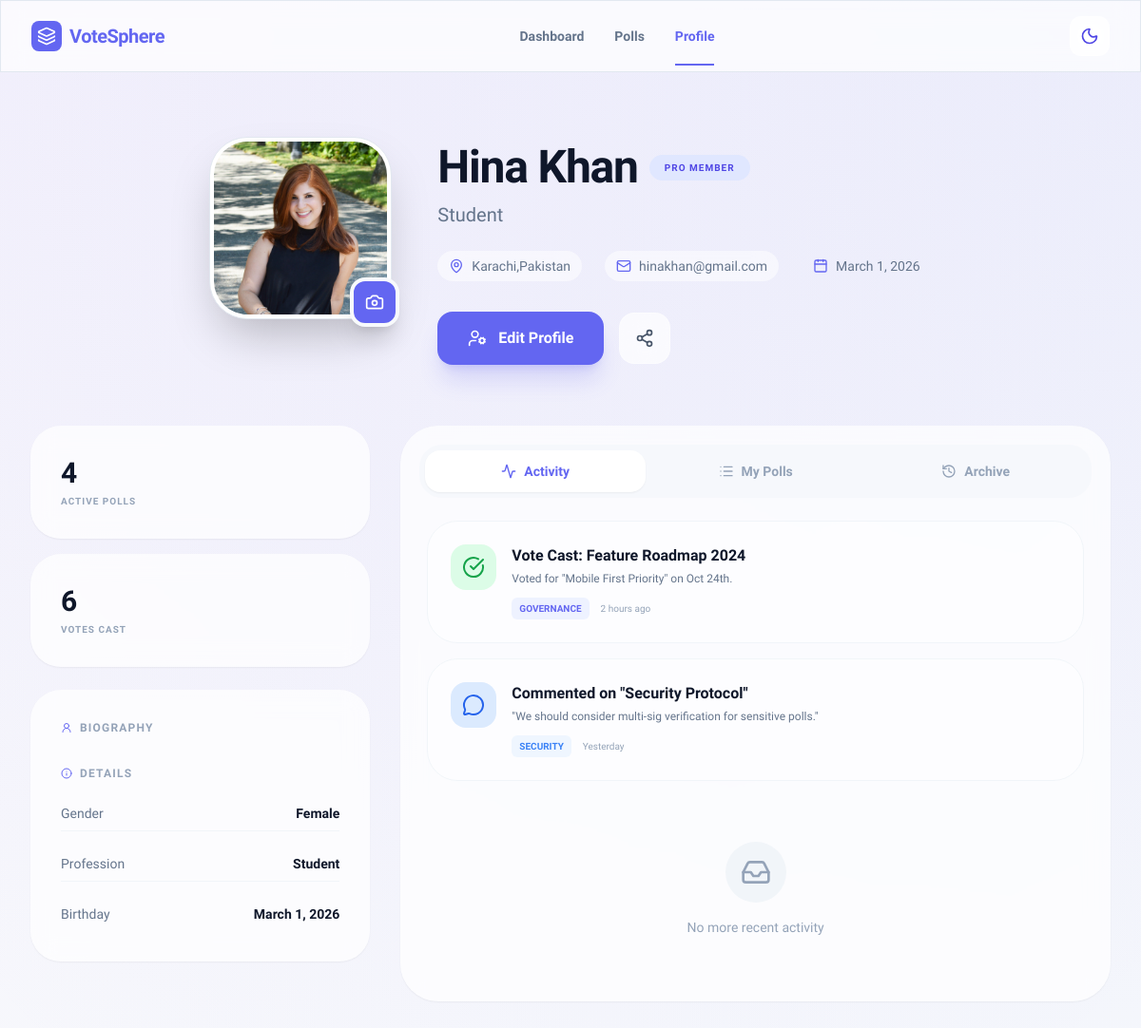
The app's page /user/profile (signed in) with its own data.
### users/models.py (models this page shows, shortened)
class UserProfile(models.Model):
    user_id = models.OneToOneField(User,on_delete=models.CASCADE,primary_key=True,related_name='profile')
    profile_picture = models.ImageField(
        upload_to='images/profile_pictures/%Y/%m/%d/',
        validators=[FileExtensionValidator(
            allowed_extensions=['jpg','jpeg','png','webp', 'gif'],
            message="Only this image formates are allowed: jpg, jpeg, gif, png, webp.")],
          blank=True, null=True
        )
    bio = models.TextField(blank=True, max_length=300)
    location = models.CharField(max_length=150, blank=True)
    birth_date = models.DateField(blank=True,null=True)
    created_at = models.DateTimeField(auto_now_add=True)
    uploaded_at = models.DateTimeField(auto_now_add=True)

class Ext_User(models.Model):
    user_id = models.OneToOneField(User,on_delete=models.CASCADE,primary_key=True)
    gender = models.CharField(max_length=10)
    profession= models.CharField(max_length=100)

### users/views.py (the view)
def profile_view(req):
    try:
        profile = UserProfile.objects.get(user_id=req.user)
    except UserProfile.DoesNotExist:
        profile = None
    now = timezone.now()
    active_pole = Question.objects.filter(u_id=req.user, expiry__gt=now)
    t_pole = active_pole.count()
    vote_cast = 0
    for q in active_pole:
        vote_cast += Vote_Click.objects.filter(opt_id__q_id=q.id).count()
    context = {
        'profile': profile,
        'pole': t_pole,
        'votes': vote_cast
    }
    return render(req, "users/profile.html", context)

### users/Templates/users/profile.html (shortened to what this page needs)
<!DOCTYPE html>
<html lang="en" class="scroll-smooth">
<head>
    <script src="https://cdn.tailwindcss.com"></script>
</head>
<body class="bg-[#f8fafc] dark:bg-slate-950 text-slate-900 dark:text-slate-100 transition-colors duration-300 profile-header-gradient min-h-screen pb-20 md:pb-0">
    <nav class="fixed top-0 w-full z-40 glass border-b border-slate-200 dark:border-slate-800 px-4 md:px-8 py-4 flex justify-between items-center">
        <div class="flex items-center gap-2 font-bold text-lg md:text-xl tracking-tight text-primary">
            <div class="w-8 h-8 bg-primary rounded-lg flex items-center justify-center text-white">
                <i data-lucide="layers" class="w-5 h-5"></i>
            </div>
            <span class="hidden sm:inline">VoteSphere</span>
        </div>
        <div class="hidden md:flex items-center gap-8 text-sm font-semibold text-slate-500 dark:text-slate-400">
            <a href="#" class="hover:text-primary transition-colors">Dashboard</a>
            <a href="#" class="hover:text-primary transition-colors">Polls</a>
            <a href="#" class="text-primary relative after:absolute after:bottom-[-21px] after:left-0 after:right-0 after:h-[2px] after:bg-primary">Profile</a>
        </div>
        <div class="flex items-center gap-2">
            <button id="theme-toggle-desktop" class="hidden md:flex p-2.5 rounded-xl glass hover:scale-105 transition-transform">
                <i data-lucide="moon" class="w-5 h-5 dark:hidden text-indigo-600"></i>
            </button>
        </div>
    </nav>
    <main class="pt-24 md:pt-36 pb-12 px-4 sm:px-6 lg:px-8 max-w-7xl mx-auto">
        <div class="mb-10 md:mb-16 flex justify-center">
            <div class="flex flex-col md:flex-row items-center md:items-start gap-6 md:gap-12">
                <div class="relative shrink-0 group">
                    <div class="w-32 h-32 sm:w-40 sm:h-40 md:w-48 md:h-48 rounded-[2.5rem] p-1 bg-white dark:bg-slate-900 shadow-2xl border border-slate-200 dark:border-slate-800 transition-transform duration-500 group-hover:rotate-3">
                        {%if profile.profile_picture %}
                            <img src="{{profile.profile_picture.url}}"
                                alt="Profile"
                                class="w-full h-full object-cover rounded-[2.2rem]">
                        {%else%}
                            <img src="https://thumbs.dreamstime.com/b/default-avatar-profile-icon-vector-social-media-user-portrait-176256935.jpg"
                                alt="Profile"
                                class="w-full h-full object-cover rounded-[2.2rem]">
                        {%endif%}
                    </div>
                    <button class="absolute -bottom-2 -right-2 p-3 bg-primary text-white rounded-2xl shadow-xl hover:scale-110 active:scale-95 transition-all border-4 border-[#f8fafc] dark:border-slate-950">
                        <i data-lucide="camera" class="w-5 h-5"></i>
                    </button>
                </div>
                <div class="flex-1 text-center md:text-left pt-2 w-full">
                    <div class="flex flex-col md:flex-row md:items-center gap-3 mb-3">
                        <h1 class="text-3xl md:text-5xl font-black text-slate-900 dark:text-white tracking-tight">{{profile.user_id.first_name}} {{profile.user_id.last_name}}</h1>
                        <div class="flex justify-center md:justify-start">
                            <span class="px-4 py-1.5 bg-indigo-100 dark:bg-indigo-900/30 text-indigo-600 dark:text-indigo-400 text-[10px] font-extrabold uppercase tracking-widest rounded-full">Pro Member</span>
                        </div>
                    </div>
                    <p class="text-slate-500 dark:text-slate-400 font-medium text-lg md:text-xl mb-6">{{profile.user_id.ext_user.profession|default:''}}</p>
                    <div class="flex flex-wrap justify-center md:justify-start gap-y-4 gap-x-6 text-sm text-slate-500 dark:text-slate-400 font-medium">
                        <span class="flex items-center gap-2 bg-white/50 dark:bg-slate-900/50 px-3 py-1.5 rounded-full glass border-none">
                            <i data-lucide="map-pin" class="w-4 h-4 text-primary"></i> {{profile.location|default:'Your Location'}}
                        </span>
                        <span class="flex items-center gap-2 bg-white/50 dark:bg-slate-900/50 px-3 py-1.5 rounded-full glass border-none">
                            <i data-lucide="mail" class="w-4 h-4 text-primary"></i> {{profile.user_id.email|default:'Your Eamil'}}
                        </span>
                        <span class="flex items-center gap-2 px-3 py-1.5">
                            <i data-lucide="calendar" class="w-4 h-4 text-primary"></i> {{profile.birth_date|default:'Your Date of Birth'}}
                        </span>
                    </div>
                    <div class="hidden md:flex items-center gap-4 mt-8">
                        <a href="{%url 'edit_profile'%}" class="px-8 py-4 bg-primary text-white font-bold rounded-2xl shadow-xl shadow-indigo-500/20 hover:bg-indigo-600 active:scale-95 transition-all flex items-center gap-3">
                            <i data-lucide="user-cog" class="w-5 h-5"></i>
                            <span>Edit Profile</span>
                        </a>
                        <button class="p-4 glass rounded-2xl hover:bg-white dark:hover:bg-slate-800 transition-colors">
                            <i data-lucide="share-2" class="w-5 h-5 text-slate-600 dark:text-slate-400"></i>
                        </button>
                    </div>
                </div>
            </div>
        </div>
        <div class="grid grid-cols-1 lg:grid-cols-12 gap-6 md:gap-8">
            <div class="lg:col-span-4 space-y-6">
                <div class="grid grid-cols-2 lg:grid-cols-1 gap-4">
                    <div class="glass p-6 md:p-8 rounded-[2rem] border-none shadow-sm group hover:bg-white dark:hover:bg-slate-900 transition-colors">
                        <span class="block text-3xl font-black text-slate-900 dark:text-white group-hover:text-primary transition-colors">{{pole}}</span>
                        <span class="text-[10px] font-bold text-slate-400 uppercase tracking-widest mt-1 block">Active Polls</span>
                    </div>
                    <div class="glass p-6 md:p-8 rounded-[2rem] border-none shadow-sm group hover:bg-white dark:hover:bg-slate-900 transition-colors">
                        <span class="block text-3xl font-black text-slate-900 dark:text-white group-hover:text-primary transition-colors">{{votes}}</span>
                        <span class="text-[10px] font-bold text-slate-400 uppercase tracking-widest mt-1 block">Votes Cast</span>
                    </div>
                </div>
                <div class="glass p-6 md:p-8 rounded-[2rem] border-none shadow-sm space-y-8">
                    <div>
                        <h3 class="text-xs font-bold text-slate-400 uppercase tracking-widest mb-4 flex items-center gap-2">
                            <i data-lucide="user-round" class="w-3 h-3 text-primary"></i> Biography
                        </h3>
                    </div>
                    <div class="space-y-4">
                        <h3 class="text-xs font-bold text-slate-400 uppercase tracking-widest mb-4 flex items-center gap-2">
                            <i data-lucide="info" class="w-3 h-3 text-primary"></i> Details
                        </h3>
                        <div class="flex items-center justify-between text-sm py-2 border-b border-slate-100 dark:border-slate-800/50">
                            <span class="text-slate-500 dark:text-slate-400">Gender</span>
                            <span class="font-bold">{{profile.user_id.ext_user.gender|default:''}}</span>
                        </div>
                        <div class="flex items-center justify-between text-sm py-2 border-b border-slate-100 dark:border-slate-800/50">
                            <span class="text-slate-500 dark:text-slate-400">Profession</span>
                            <span class="font-bold">{{profile.user_id.ext_user.profession|default:''}}</span>
                        </div>
                        <div class="flex items-center justify-between text-sm py-2">
                            <span class="text-slate-500 dark:text-slate-400">Birthday</span>
                            <span class="font-bold">{{profile.birth_date|default:''}}</span>
                        </div>
                    </div>
                </div>
            </div>
            <div class="lg:col-span-8">
                <div class="glass rounded-[2.5rem] p-3 md:p-5 border-none shadow-sm h-full flex flex-col">
                    <div class="flex bg-slate-100/50 dark:bg-slate-900/50 p-1.5 rounded-[1.5rem] mb-6 overflow-x-auto no-scrollbar">
                        <button class="flex-1 py-3 px-6 rounded-2xl bg-white dark:bg-slate-800 shadow-sm text-sm font-bold text-primary flex items-center justify-center gap-2 whitespace-nowrap">
                            <i data-lucide="activity" class="w-4 h-4"></i> Activity
                        </button>
                        <button class="flex-1 py-3 px-6 rounded-2xl hover:bg-white/50 dark:hover:bg-slate-800/50 transition-colors text-sm font-bold text-slate-400 flex items-center justify-center gap-2 whitespace-nowrap">
                            <i data-lucide="list" class="w-4 h-4"></i> My Polls
                        </button>
                        <button class="flex-1 py-3 px-6 rounded-2xl hover:bg-white/50 dark:hover:bg-slate-800/50 transition-colors text-sm font-bold text-slate-400 flex items-center justify-center gap-2 whitespace-nowrap">
                            <i data-lucide="history" class="w-4 h-4"></i> Archive
                        </button>
                    </div>
                    <div class="space-y-4 px-2 flex-1">
                        <div class="p-6 rounded-[2rem] bg-white/40 dark:bg-slate-800/20 border border-slate-100 dark:border-slate-800 flex flex-col sm:flex-row gap-4 hover:shadow-md transition-shadow">
                            <div class="w-12 h-12 rounded-2xl bg-green-100 dark:bg-green-900/30 flex items-center justify-center text-green-600 shrink-0">
                                <i data-lucide="check-circle" class="w-6 h-6"></i>
                            </div>
                            <div>
                                <h4 class="font-bold text-slate-900 dark:text-white">Vote Cast: Feature Roadmap 2024</h4>
                                <p class="text-xs text-slate-500 mt-1 mb-3">Voted for "Mobile First Priority" on Oct 24th.</p>
                                <div class="flex items-center gap-3">
                                    <span class="text-[10px] font-bold text-indigo-500 bg-indigo-50 dark:bg-indigo-900/20 px-2 py-1 rounded-md uppercase">Governance</span>
                                    <span class="text-[10px] font-medium text-slate-400">2 hours ago</span>
                                </div>
                            </div>
                        </div>
                        <div class="p-6 rounded-[2rem] bg-white/40 dark:bg-slate-800/20 border border-slate-100 dark:border-slate-800 flex flex-col sm:flex-row gap-4 hover:shadow-md transition-shadow">
                            <div class="w-12 h-12 rounded-2xl bg-blue-100 dark:bg-blue-900/30 flex items-center justify-center text-blue-600 shrink-0">
                                <i data-lucide="message-circle" class="w-6 h-6"></i>
                            </div>
                            <div>
                                <h4 class="font-bold text-slate-900 dark:text-white">Commented on "Security Protocol"</h4>
                                <p class="text-xs text-slate-500 mt-1 mb-3">"We should consider multi-sig verification for sensitive polls."</p>
                                <div class="flex items-center gap-3">
                                    <span class="text-[10px] font-bold text-blue-500 bg-blue-50 dark:bg-blue-900/20 px-2 py-1 rounded-md uppercase">Security</span>
                                    <span class="text-[10px] font-medium text-slate-400">Yesterday</span>
                                </div>
                            </div>
                        </div>
                        <div class="p-12 text-center text-slate-400">
                            <div class="w-16 h-16 bg-slate-100 dark:bg-slate-900 rounded-full flex items-center justify-center mx-auto mb-4">
                                <i data-lucide="inbox" class="w-8 h-8"></i>
                            </div>
                            <p class="text-sm font-medium">No more recent activity</p>
                        </div>
                    </div>
                </div>
            </div>
        </div>
    </main>
</body>
</html>

### users/Templates/users/profile.html (style rules this page uses)
body { font-family: 'Plus Jakarta Sans', sans-serif; -webkit-tap-highlight-color: transparent; }
.glass { background: rgba(255, 255, 255, 0.7); backdrop-filter: blur(12px); -webkit-backdrop-filter: blur(12px); border: 1px solid rgba(255, 255, 255, 0.3); }
.profile-header-gradient { background: radial-gradient(circle at top right, rgba(99, 102, 241, 0.08), transparent), radial-gradient(circle at top left, rgba(168, 85, 247, 0.05), transparent); }

### records on screen
UserProfile: profile_picture (picture), user_id.first_name "Hina", user_id.last_name "Khan", user_id.ext_user.profession "Student", location "Karachi,Pakistan", user_id.email "hinakhan@gmail.com", birth_date "March 1, 2026", user_id.ext_user.gender "Female"

### other values on screen
{{ pole }} "4"
{{ votes }} "6"
